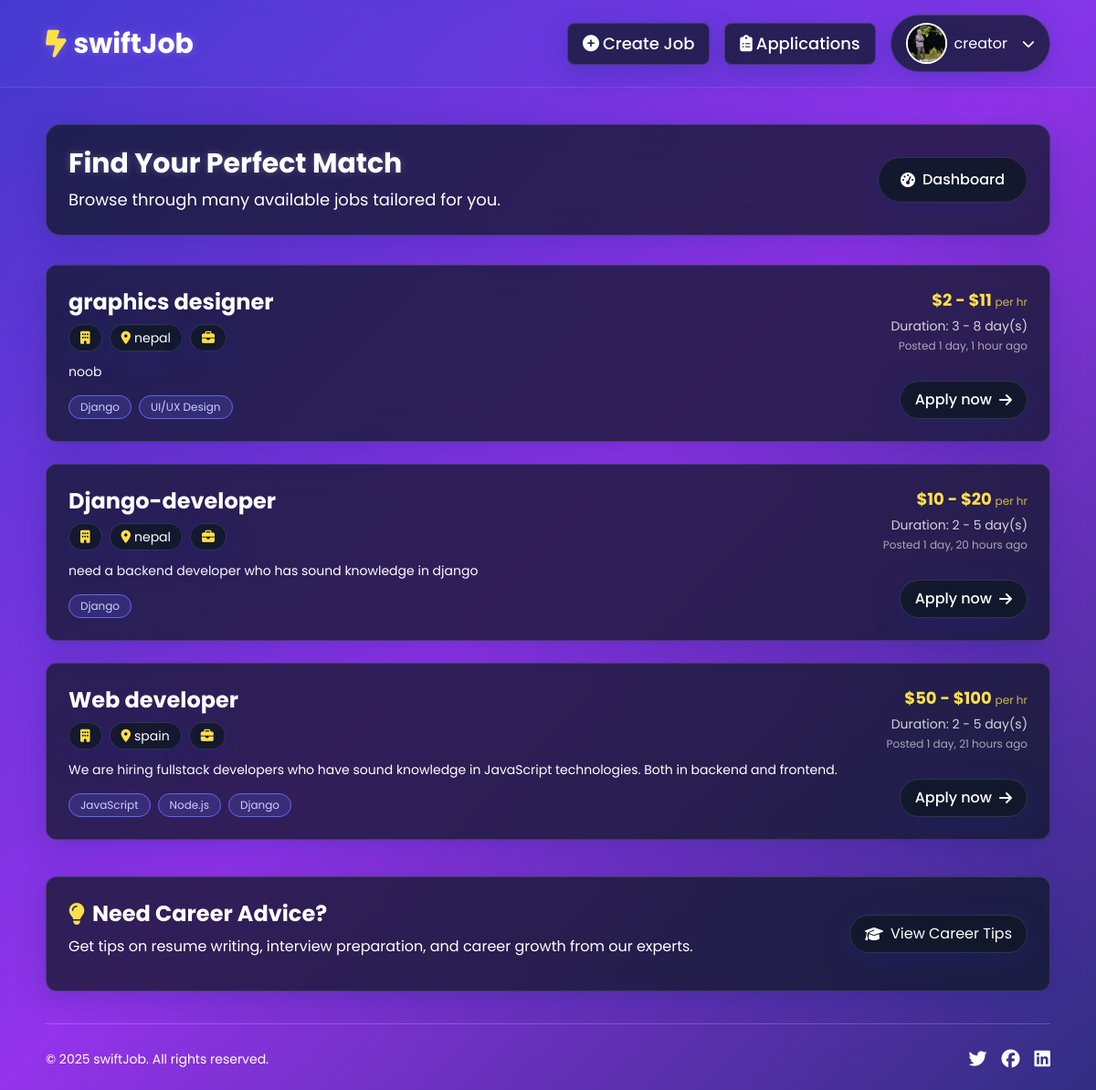
The page /job/avialable-jobs/ (signed in) on the database as committed earlier.
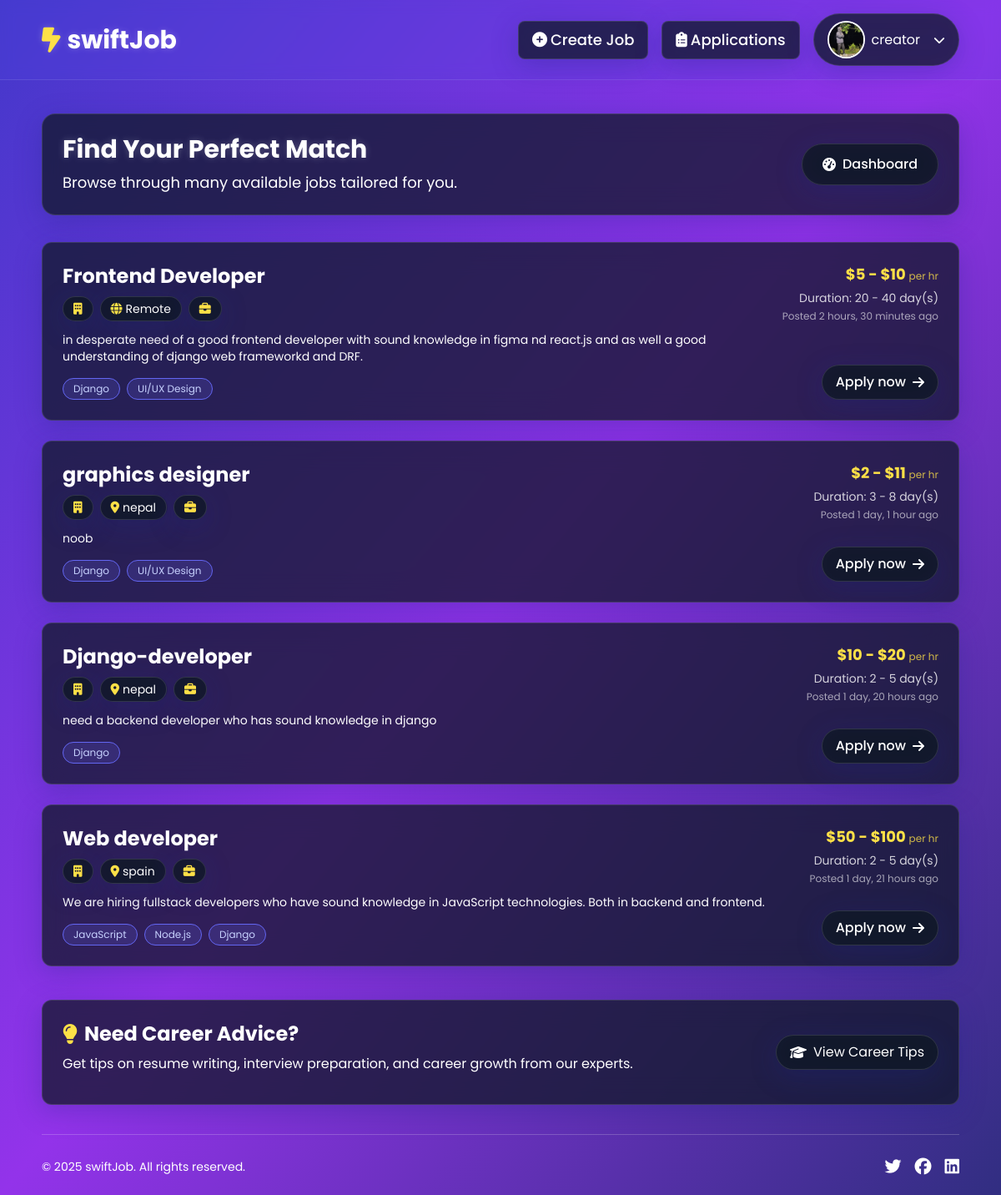
The same page on the database as committed later.
### accounts/models.py (models this page shows, shortened)
class Profile(models.Model):
    JOB_SEEKER = 'job_seeker'
    JOB_CREATOR = 'job_creator'
    ROLE_CHOICES = [
        (JOB_SEEKER, 'Job Seeker'),
        (JOB_CREATOR, 'Job Creator'),
    ]
    user = models.OneToOneField(User, on_delete=models.CASCADE)
    profile_picture = models.ImageField(upload_to='profile_pics/', null=True, blank=True, default='images/default.webp')
    role = models.CharField(max_length=20, choices=ROLE_CHOICES, default=JOB_SEEKER)

### job/models.py (models this page shows, shortened)
class JobCreation(models.Model):
    job_creator = models.ForeignKey(User, on_delete=models.CASCADE)
    job_title = models.CharField(max_length=200)
    category = models.ForeignKey(Category, on_delete=models.CASCADE)
    job_description = models.TextField()
    min_price = models.IntegerField(validators=[MinValueValidator(0)],default=0)
    max_price = models.IntegerField(validators=[MinValueValidator(0)])
    min_time = models.IntegerField(validators=[MinValueValidator(0)])
    max_time = models.IntegerField(validators=[MinValueValidator(0)])
    location = models.CharField(max_length=50,null=True,blank=True)
    required_skills = models.ManyToManyField(Skill)
    experience = models.ForeignKey(Experience, on_delete=models.SET_NULL,null=True,blank=True)
    created_at = models.DateTimeField(auto_now_add=True)
    slug = models.SlugField(unique=True,null=True,blank=True)

class Skill(models.Model):
    name = models.CharField(max_length=200)
    slug = models.SlugField(unique=True,null=True,blank=True)
    def __str__(self):
        return self.name

### job/views.py (the view)
# urls.py: path('avialable-jobs/',views.available_jobs_view,name='avialable-jobs'),
def available_jobs_view(request):
    jobs = JobCreation.objects.all().order_by('-created_at')
    context = {
        'jobs':jobs
    }
    return render(request,'job/avialable_jobs.html',context)

### job/templates/job/avialable_jobs.html (shortened to what this page needs)
{% extends 'base.html' %}
{% load static %}
{% block content %}
<div class="text-white">
    <div class="glass-effect p-6 xs-p-4 rounded-2xl mb-8 xs-mb-5">
        <div class="flex flex-col md:flex-row justify-between items-center gap-4">
            <div>
                <h1 class="text-3xl xs-text-2xl font-bold mb-2 text-shadow">Find Your Perfect Match</h1>
                <p class="text-lg xs-text-base">Browse through {{ jobs_count|default:"many" }} available jobs tailored for you.</p>
            </div>
            <div class="flex items-center gap-3">
                <a href="{% url 'job:job-seeker' %}" class="glass-effect py-3 xs-py-2 px-6 xs-px-4 rounded-full font-medium hover:bg-white hover:text-indigo-700 transition-all duration-300 ease-in-out flex items-center gap-2 hover-scale">
                    <i class="fa-solid fa-gauge-high"></i> Dashboard
                </a>
            </div>
        </div>
    </div>
    <div class="space-y-6 xs-space-y-4">
        {% if jobs %}
            {% for job in jobs %}
                <div class="glass-effect p-6 xs-p-4 rounded-xl hover-scale transition-all duration-300">
                    <div class="flex flex-col lg:flex-row justify-between gap-4">
                        <div class="flex-1">
                            <h2 class="text-2xl xs-text-xl font-bold mb-2">{{ job.job_title }}</h2>
                            <div class="flex flex-wrap gap-2 mb-3">
                                <span class="glass-effect py-1 px-3 rounded-full text-sm xs-text-xs flex items-center gap-1">
                                    <i class="fa-solid fa-building text-yellow-300"></i> {{ job.company_name }}
                                </span>
                                {% if job.location %}
                                <span class="glass-effect py-1 px-3 rounded-full text-sm xs-text-xs flex items-center gap-1">
                                    <i class="fa-solid fa-location-dot text-yellow-300"></i> {{ job.location }}
                                </span>
                                {% else %}
                                <span class="glass-effect py-1 px-3 rounded-full text-sm xs-text-xs flex items-center gap-1">
                                    <i class="fa-solid fa-globe text-yellow-300"></i> Remote
                                </span>
                                {% endif %}
                                <span class="glass-effect py-1 px-3 rounded-full text-sm xs-text-xs flex items-center gap-1">
                                    <i class="fa-solid fa-briefcase text-yellow-300"></i> {{ job.job_type }}
                                </span>
                            </div>
                            <p class="text-sm xs-text-xs mb-4 line-clamp-2">{{ job.job_description }}</p>
                            <div class="flex flex-wrap gap-2 mt-4">
                                {% for skill in job.required_skills.all %}
                                <span class="bg-indigo-500 bg-opacity-20 text-indigo-200 text-xs px-3 py-1 rounded-full border border-indigo-500">
                                    {{ skill }}
                                </span>
                                {% endfor %}
                            </div>
                        </div>
                        <div class="flex flex-col justify-between items-end">
                            <div class="text-right mb-4 lg:mb-0">
                                <div class="text-yellow-300 font-bold text-lg xs-text-base mb-1">
                                    ${{ job.min_price }} - ${{ job.max_price }}
                                    <span class="text-xs font-normal opacity-80">per hr</span>
                                </div>
                                <div class="text-sm xs-text-xs opacity-80">
                                    Duration: {{ job.min_time }} - {{ job.max_time }} day(s)
                                </div>
                                <div class="text-xs opacity-60 mt-1">
                                    Posted {{ job.created_at|timesince }} ago
                                </div>
                            </div>
                            <a href="{% url "application:job-application-form" job.slug %}" class="glass-effect py-2 px-4 rounded-full font-medium hover:bg-white hover:text-indigo-700 transition-all duration-300 ease-in-out flex items-center gap-2 hover-scale">
                                Apply now <i class="fa-solid fa-arrow-right"></i>
                            </a>
                        </div>
                    </div>
                </div>
            {% endfor %}
        {% endif %}
    </div>
    <div class="glass-effect p-6 xs-p-4 rounded-xl mt-10">
        <div class="flex flex-col md:flex-row justify-between items-center gap-4">
            <div>
                <h2 class="text-2xl xs-text-xl font-bold mb-2 flex items-center gap-2">
                    <i class="fa-solid fa-lightbulb text-yellow-300"></i> Need Career Advice?
                </h2>
                <p class="mb-3">Get tips on resume writing, interview preparation, and career growth from our experts.</p>
            </div>
            <a href="#" class="glass-effect py-2 px-4 rounded-full hover:bg-white hover:text-indigo-700 transition-all duration-300 flex items-center gap-2 hover-scale">
                <i class="fa-solid fa-graduation-cap"></i> View Career Tips
            </a>
        </div>
    </div>
</div>
{% endblock content %}

### templates/base.html (shortened to what this page needs)
{% load static tailwind_tags %}
{% load static %}
<!DOCTYPE html>
<html lang="en">
<head>
    <link rel="stylesheet" href="https://cdnjs.cloudflare.com/ajax/libs/font-awesome/6.7.2/css/all.min.css" />
    {% tailwind_css %}
    <link rel="stylesheet" href="{% static "css/style.css" %}">
</head>
<body class="font-['Poppins',sans-serif] bg-gradient-to-br from-indigo-700 via-purple-600 to-indigo-900 min-h-screen relative overflow-x-hidden">
    <header class="text-white sticky top-0 z-50">
        <nav class="navbar-blur flex justify-between py-4 px-5 md:px-[50px] xs-px-2 xs-py-2 lg:max-w-screen-xl mx-auto w-full transition-all duration-300">
            <a href="{% if request.user.is_authenticated and request.user.profile.role == 'job_creator' %} {% url "job:job-creator" %} {% elif request.user.is_authenticated and request.user.profile.role == 'job_seeker'  %}{% url "job:job-seeker" %} {% else %} / {% endif %}" class="text-2xl font-bold md:text-3xl xs-text-lg flex items-center text-shadow">
                <i class="fa-solid fa-bolt-lightning mr-2 text-yellow-300"></i>swiftJob
            </a>
            {% if request.user.is_authenticated %}
            <div class="flex gap-4 xs-gap-3 items-center relative">
                {% if request.user.profile.role == 'job_creator' %}
                <a href="{% url "job:job-creation-form" %}" class="glass-effect md:font-medium md:text-lg xs-text-sm md:hover:text-yellow-300 md:transition-all duration-300 ease-in-out py-2 px-5 md:px-4 xs-px-3 xs-py-2 rounded-lg hidden md:flex md:items-center hover-scale">
                    <i class="fa-solid fa-plus-circle mr-1"></i> <span class="max-xs:hidden">Create Job</span>
                </a>
                <a href="{% url "application:applications" %}" class="glass-effect md:font-medium md:text-lg xs-text-sm md:hover:text-yellow-300 md:transition-all duration-300 ease-in-out py-2 px-5 md:px-4 xs-px-3 xs-py-2 rounded-lg hidden md:flex md:items-center hover-scale">
                    <i class="fa-solid fa-clipboard-list mr-1"></i> <span class="max-xs:hidden">Applications</span>
                </a>
                {% endif %}
                <div id="profile" class="flex items-center gap-4 xs-gap-2 glass-effect py-2 px-4 xs-px-3 xs-py-2 rounded-full hover-scale transition-all duration-300 cursor-pointer">
                    <span class="flex gap-2 items-center">
                        {% if user.profile.profile_picture %}
                        <img src="{{user.profile.profile_picture.url}}" alt="" class="h-[45px] w-[45px] xs-h-8 xs-w-8 rounded-full object-cover object-center border-2 border-white">
                        {% else %}
                        <img src="{% static "images/default.webp" %}" alt="" class="h-[45px] w-[45px] xs-h-8 xs-w-8 rounded-full object-contain object-center border-2 border-white">
                        {% endif %}
                        <p class="hidden md:block"> {{user.username}} </p>
                    </span>
                    <i class="fa-solid fa-chevron-down text-sm" id="dropdown-arrow"></i>
                </div>
            </div>
            {% endif %}
        </nav>
    </header>
    <main class="max-w-screen-xl mb-5  mx-auto px-5 md:px-[50px] xs-px-2 py-10 xs-py-5">
        {% block content %}{% endblock content %}
    </main>
    <footer class="mt-auto text-white py-6 xs-py-4 ">
        <div class="max-w-screen-xl mx-auto px-5 md:px-[50px] xs-px-3 absolute bottom-0 w-full pb-5">
            <div class="flex flex-col md:flex-row justify-between items-center border-t border-white/20 pt-6 xs-pt-4">
                <div>
                    <p class="text-sm xs-text-xs">&copy; 2025 swiftJob. All rights reserved.</p>
                </div>
                <div class="flex gap-4 xs-gap-3 mt-4 md:mt-0">
                    <a href="#" class="text-white hover:text-yellow-300"><i class="fa-brands fa-twitter text-xl xs-text-lg"></i></a>
                    <a href="#" class="text-white hover:text-yellow-300"><i class="fa-brands fa-facebook text-xl xs-text-lg"></i></a>
                    <a href="#" class="text-white hover:text-yellow-300"><i class="fa-brands fa-linkedin text-xl xs-text-lg"></i></a>
                </div>
            </div>
        </div>
    </footer>
</body>
</html>

### templates/base.html (style rules this page uses)
.glass-effect { background: rgba(255, 255, 255, 0.1); backdrop-filter: blur(10px); border: 1px solid rgba(255, 255, 255, 0.1); box-shadow: 0 8px 32px 0 rgba(31, 38, 135, 0.3); }
.navbar-blur { backdrop-filter: blur(8px); background-color: rgba(79, 70, 229, 0.2); border-bottom: 1px solid rgba(255, 255, 255, 0.1); }
.text-shadow { text-shadow: 0px 2px 4px rgba(0, 0, 0, 0.3); }

### job/templates/job/avialable_jobs.html (style rules this page uses)
.glass-effect { background: rgba(17, 25, 40, 0.75); backdrop-filter: blur(16px); border: 1px solid rgba(255, 255, 255, 0.125); }
.hover-scale { transition: transform 0.3s ease-in-out, box-shadow 0.3s ease-in-out; }
.text-shadow { text-shadow: 0 0 10px rgba(255, 255, 255, 0.2); }

Rows that differ between the two databases and show on the page:
added JobCreation: job_title "Frontend Developer", shows "Remote", job_description "in desperate need of a good frontend developer with sound knowledge in figma nd react.js and as well a good understanding of django web frameworkd and DRF.", min_price "5", max_price "10", min_time "20", max_time "40", created_at "2 hours, 30 minutes", Skill (name "Django"), Skill (name "UI/UX Design")
